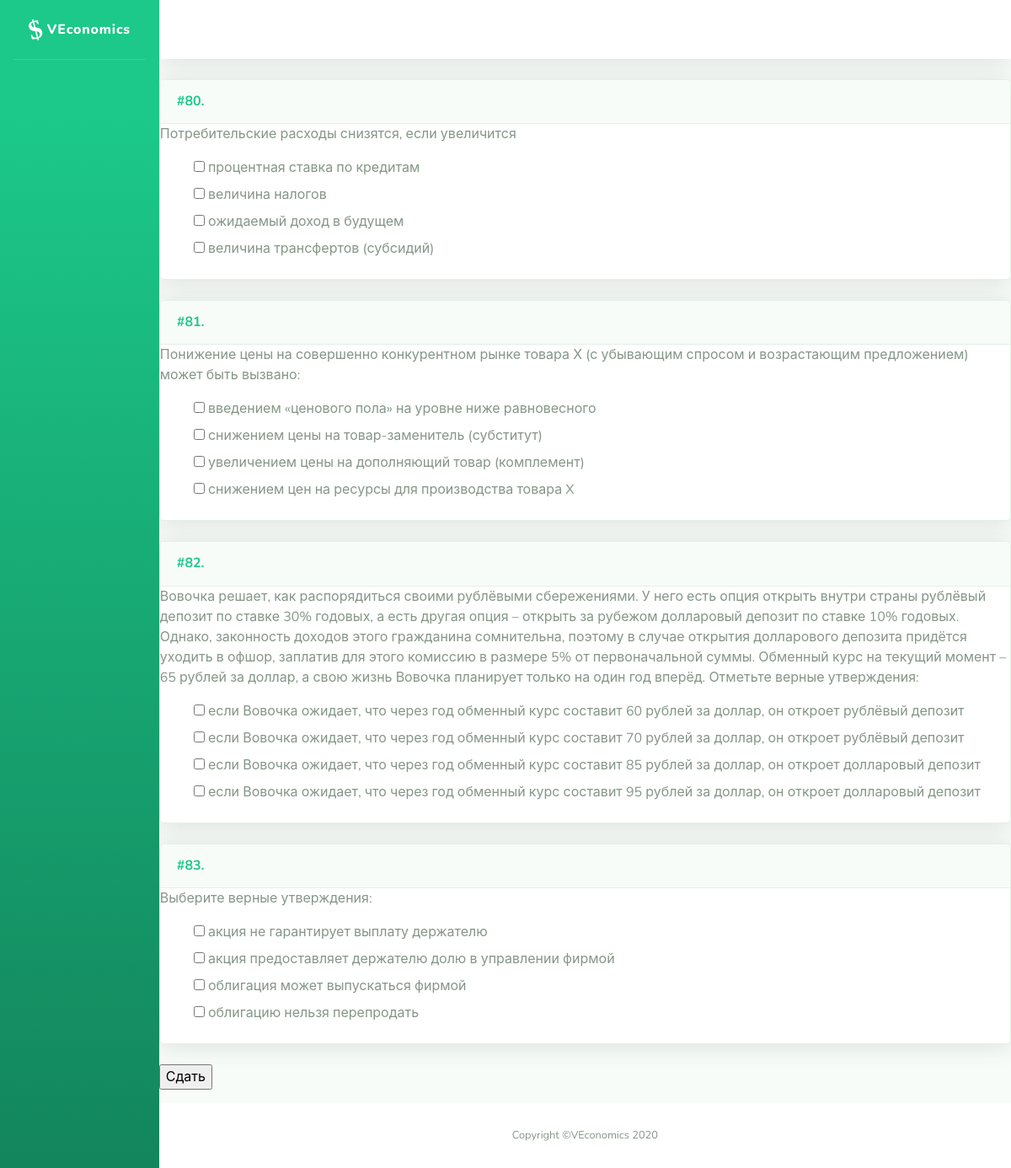
The page /problems/testset/4 on the database as committed earlier.
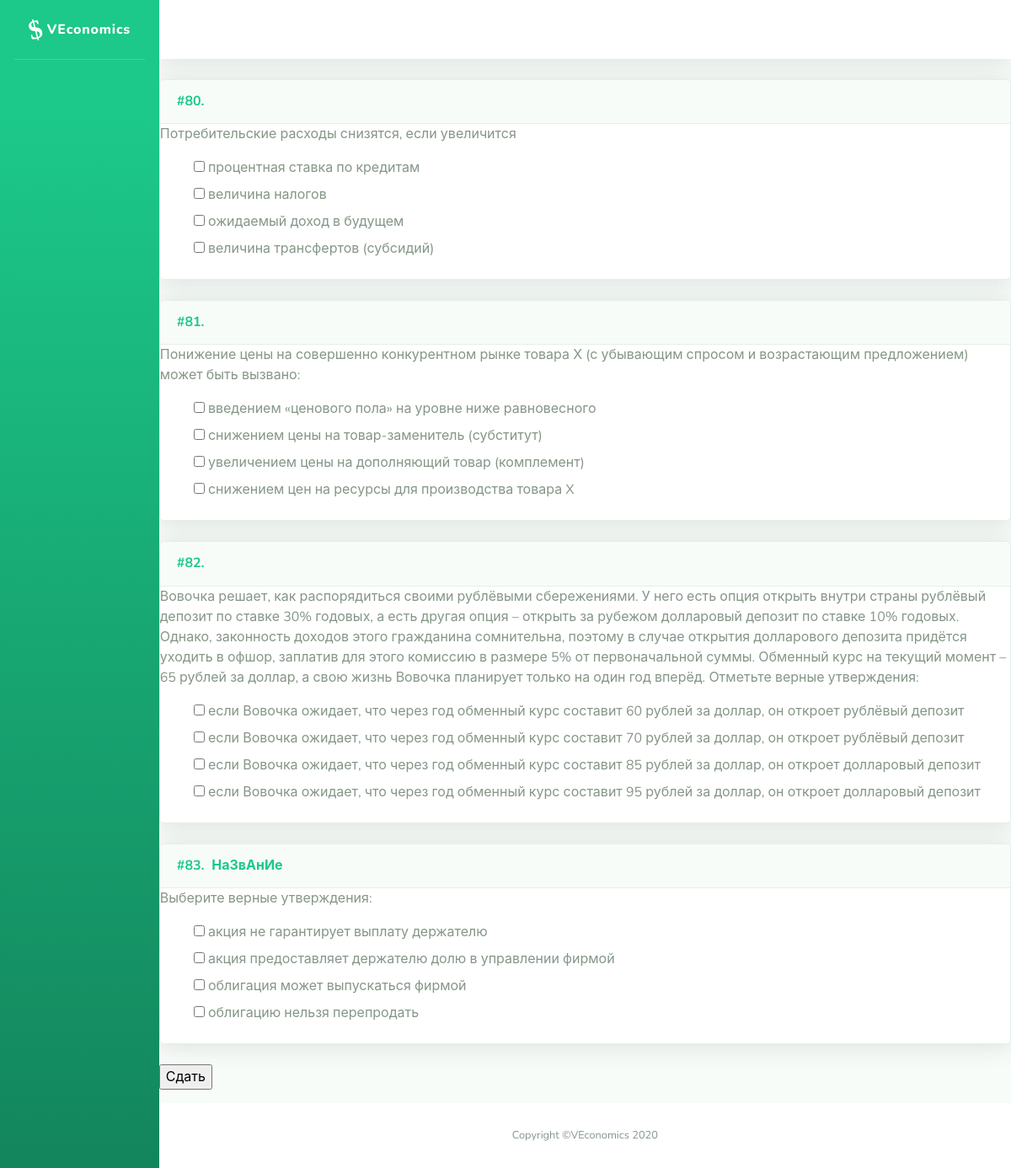
The same page on the database as committed later.
### problems/models.py (models this page shows, shortened)
class Problem(models.Model):
    name = models.CharField('Название', max_length=200, blank=True, null=True)
    task = RichTextUploadingField('Условие')
    problem_type = models.IntegerField('Тип задачи', choices=TYPE_CHOICES, blank=False, null=False, default=0)
    short_answer = models.CharField('Ответ (для автоматической проверки)', max_length=200, blank=True)
    yesno_answer = models.IntegerField('Ответ ДА/НЕТ', choices=YESNO_CHOICES, blank=True, default=None)
    solution = RichTextUploadingField('Решение', blank=True)
    hint = RichTextUploadingField('Подсказка', blank=True)
    topics = models.ManyToManyField(Topic, related_name="problems", verbose_name='Темы')
    assignments = models.ManyToManyField(User, through='Assignment', through_fields=['problem', 'person'])
    class Meta:
        ordering = ['id']

### problems/views.py (the view)
# urls.py: path('testset/<int:pk>', views.testset, name='testset'),
def testset(request, pk):
    result = []
    assigned_testset = TestSetAssignment.objects.get(pk=pk)
    for problem in assigned_testset.test_set.problems.all():
        problem.form = SubmitForm(prefix=str(problem.id), problem=problem)
        result.append(problem)
    return render(request, 'problems/solve_testset.html', {'assigned_tests': result, 'assigned': assigned_testset})

### problems/models.py (called while the page is built)
    def __str__(self):
        return mark_safe(self.text)

### problems/templates/problems/solve_testset.html (shortened to what this page needs)
{% extends "problems/sb/base.html" %}
{% block content %}
   <form method="POST" action="{% url 'check_testset' %}">
       {% for problem in assigned_tests %}
            {% include 'problems/problem.html' %}
       {% endfor %}
       <p><input type="submit" value="Сдать"></p>
   </form>
{% endblock %}

### problems/templates/problems/problem.html (shortened to what this page needs)
{% autoescape off%}
<div class="problem">
    <div class="card shadow mb-4">
        <div class="problem-header">
            <a class="d-block card-header py-3" role="button" aria-expanded="true" aria-controls="collapse">
                    <h6 class="m-0 font-weight-bold text-primary">
                        <div class="problem-id">
                            #{{ problem.id }}.&nbsp;
                        </div>
                        {% if problem.name %}
                            <div class="problem-name">
                                {{ problem.name }}&nbsp;
                            </div>
                        {% endif %}
                    </h6>
            </a>
        </div>
        <div class="collapse show" id="problem-{{ problem.id }}">
            <div class="problem-task">
                {{ problem.task }}
            </div>
            <div class="problem-solution">
                {% if 'teacher' in user.groups.all.0.name %}
                    <div class="right-solution">
                        <div class="collapse" id="solution-{{ problem.id }}">
                          {% include 'problems/problem_solution.html' %}
                        </div>
                        {% if problem.submit %}
                            {% include 'problems/student_answer.html' with object=problem.submit %}
                        {% endif %}
                    </div>
                {% elif problem.form %}
                    <div class="problem-student-form">
                            {{ problem.form.as_p }}
                    </div>
                {% elif problem.submit %}
                    {% include 'problems/student_answer.html' with object=problem.submit %}
                {% endif %}
            </div>
        </div>
    </div>
</div>
{% endautoescape %}

Rows that differ between the two databases and show on the page:
changed Problem "Выберите верные утверждения:": name (not shown) → "НаЗвАнИе"
